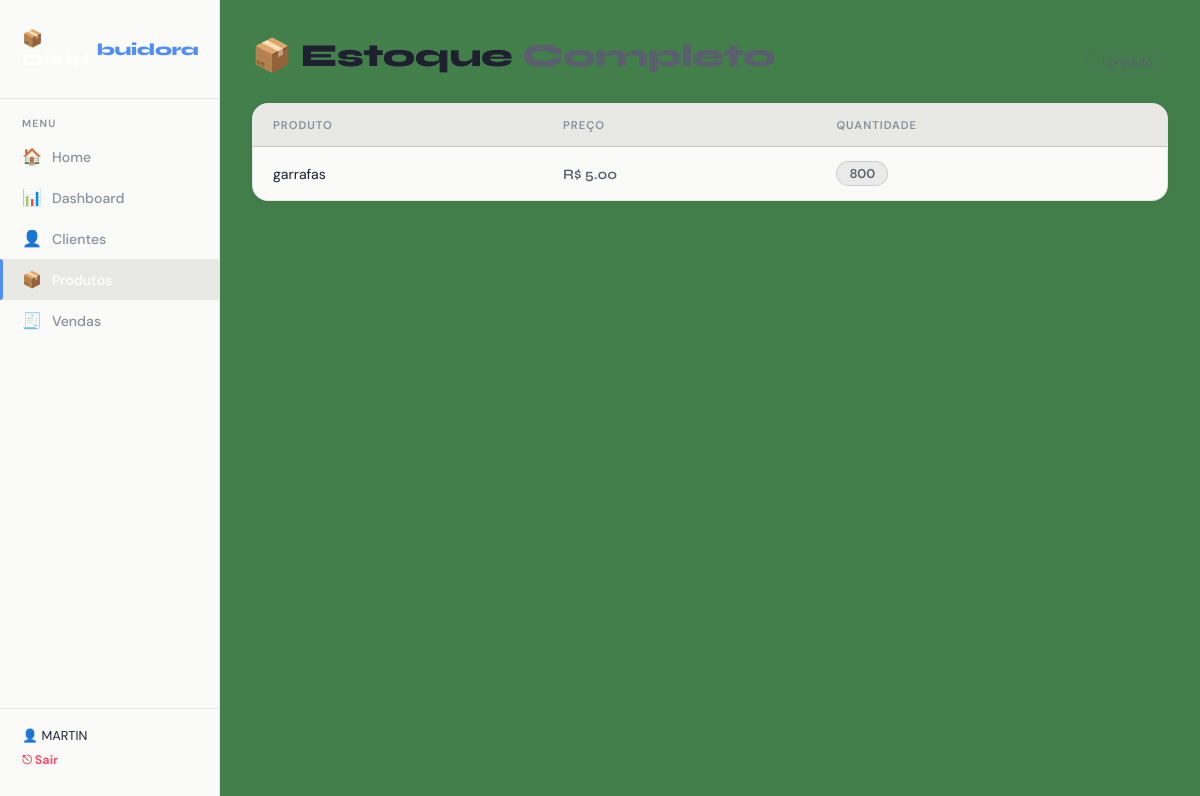
Screenshot of /estoque (signed in) with the database file from the repository.
### tables this page shows
CREATE TABLE usuarios (
        id INTEGER PRIMARY KEY AUTOINCREMENT,
        nome TEXT NOT NULL,
        email TEXT UNIQUE NOT NULL,
        senha TEXT NOT NULL,
        data TEXT
    );

CREATE TABLE produtos (
        id INTEGER PRIMARY KEY AUTOINCREMENT,
        nome TEXT,
        preco REAL,
        quantidade INTEGER
    );

### app.py (the view)
@app.route('/estoque')
@login_required
def estoque():
    conn = sqlite3.connect('banco.db')
    cursor = conn.cursor()
    cursor.execute("SELECT * FROM produtos")
    dados = cursor.fetchall()
    conn.close()
    return render_template('estoque.html', produtos=dados)

### app.py (called while the page is built)
@login_manager.user_loader
def load_user(user_id):
    conn = sqlite3.connect('banco.db')
    cursor = conn.cursor()
    cursor.execute("SELECT id, nome, email FROM usuarios WHERE id = ?", (user_id,))
    u = cursor.fetchone()
    conn.close()
    if u:
        return User(u[0], u[1], u[2])
    return None

### templates/estoque.html (shortened to what this page needs)
{% extends 'base.html' %}
{% block content %}
<div class="pg-wrap">
  <div class="pg-header">
    <h2 class="pg-title">📦 Estoque <span>Completo</span></h2>
    <span class="count-badge">{{ produtos|length }} produto{% if produtos|length != 1 %}s{% endif %}</span>
  </div>
  {% if produtos|length == 0 %}
    <div class="empty-state">
      <span class="empty-icon">📭</span>
      Nenhum produto no estoque.
    </div>
  {% else %}
    <div class="table-card">
      <table>
        <thead>
          <tr>
            <th>Produto</th>
            <th>Preço</th>
            <th>Quantidade</th>
          </tr>
        </thead>
        <tbody>
          {% for p in produtos %}
          <tr>
            <td>{{ p[1] }}</td>
            <td><span class="price">R$ {{ "%.2f"|format(p[2]) }}</span></td>
            <td>
              <span class="qty-badge {% if p[3] <= 5 %}low{% endif %}">
                {{ p[3] }}
              </span>
            </td>
          </tr>
          {% endfor %}
        </tbody>
      </table>
    </div>
  {% endif %}
</div>
{% endblock %}

### templates/base.html (shortened to what this page needs)
<!DOCTYPE html>
<html lang="pt-BR">
<head>
  <link rel="stylesheet" href="{{ url_for('static', filename='style.css') }}">
</head>
<body>
  <aside class="sidebar" id="sidebar">
    <div class="sidebar-logo">📦 Distri<span>buidora</span></div>
    <div class="sidebar-label">Menu</div>
    <a class="nav-link {% if request.path == '/' %}active{% endif %}" href="/">
      <span class="nav-icon">🏠</span> Home
    </a>
    <a class="nav-link {% if request.path == '/dashboard' %}active{% endif %}" href="/dashboard">
      <span class="nav-icon">📊</span> Dashboard
    </a>
    <a class="nav-link {% if '/clientes' in request.path %}active{% endif %}" href="/clientes">
      <span class="nav-icon">👤</span> Clientes
    </a>
    <a class="nav-link {% if '/produtos' in request.path or '/estoque' in request.path %}active{% endif %}" href="/produtos">
      <span class="nav-icon">📦</span> Produtos
    </a>
    <a class="nav-link {% if '/vendas' in request.path or '/historico' in request.path %}active{% endif %}" href="/vendas">
      <span class="nav-icon">🧾</span> Vendas
    </a>
    <div class="sidebar-footer">
      <div style="font-size:0.8rem; color: var(--text); margin-bottom: 8px;">👤 {{ current_user.nome }}</div>
      <a href="/logout" style="font-size:0.78rem; color: var(--red); text-decoration:none;">⎋ Sair</a>
    </div>
  </aside>
  <main class="main-content">
    {% block content %}{% endblock %}
  </main>
</body>
</html>

### static/style.css (style rules this page uses)
body { font-family: Arial, sans-serif; background-color: #f4f6f8; margin: 0; }
a { text-decoration: none; color: #2c3e50; font-weight: bold; }

### templates/base.html (style rules this page uses)
*, *::before, *::after { box-sizing: border-box; margin: 0; padding: 0; }
:root { --bg: #0f1117; --surface: #1a1d27; --surface2: #222636; --border: rgba(255,255,255,0.07); --blue: #4f8ef7; --green: #2ecc8f; --orange: #f7934f; --red: #f74f6e; --text: #e8eaf0; --muted: #7b8099; --sidebar-w: 220px; --red: #f74f6e; }
body { font-family: 'DM Sans', sans-serif; background: var(--bg); color: var(--text); min-height: 100vh; display: flex; }
.sidebar { width: var(--sidebar-w); min-height: 100vh; background: var(--surface); border-right: 1px solid var(--border); display: flex; flex-direction: column; padding: 28px 0 32px; position: fixed; top: 0; left: 0; z-index: 100; }
.sidebar-logo { font-family: 'Syne', sans-serif; font-size: 1.05rem; font-weight: 800; color: #fff; padding: 0 22px 28px; border-bottom: 1px solid var(--border); margin-bottom: 18px; letter-spacing: -0.3px; display: flex; align-items: center; gap: 8px; }
.sidebar-logo span { color: var(--blue); }
.sidebar-label { font-size: 0.65rem; font-weight: 600; text-transform: uppercase; letter-spacing: 1.2px; color: var(--muted); padding: 0 22px; margin-bottom: 6px; }
.nav-link { display: flex; align-items: center; gap: 10px; font-size: 0.88rem; font-weight: 500; color: var(--muted); text-decoration: none; padding: 10px 22px; border-radius: 0; transition: color 0.2s, background 0.2s; position: relative; }
.nav-link.active { color: #fff; background: var(--surface2); }
.nav-link.active::before { content: ''; position: absolute; left: 0; top: 0; bottom: 0; width: 3px; background: var(--blue); border-radius: 0 3px 3px 0; }
.nav-icon { font-size: 1rem; width: 20px; text-align: center; }
.sidebar-footer { margin-top: auto; padding: 18px 22px 0; border-top: 1px solid var(--border); font-size: 0.75rem; color: var(--muted); }
.main-content { margin-left: var(--sidebar-w); flex: 1; min-height: 100vh; }

### templates/estoque.html (style rules this page uses)
:root { --bg: #437f4b; --surface: #fafaf8; --surface2: #e8e8e4; --border: rgba(0,0,0,0.08); --accent: #5a5f6e; --accent-soft: rgba(90,95,110,0.10); --accent-border: rgba(90,95,110,0.22); --text: #1e2030; --muted: #8a8f9e; }
.pg-wrap { font-family: 'DM Sans', sans-serif; background: var(--bg); min-height: 100vh; padding: 36px 32px 60px; color: var(--text); box-sizing: border-box; }
.pg-header { display: flex; align-items: flex-end; justify-content: space-between; margin-bottom: 28px; }
.pg-title { font-family: 'Syne', sans-serif; font-size: 2rem; font-weight: 800; letter-spacing: -0.5px; margin: 0; color: var(--text); }
.pg-title span { color: var(--accent); }
.count-badge { font-size: 0.75rem; color: var(--accent); background: var(--accent-soft); border: 1px solid var(--accent-border); padding: 4px 14px; border-radius: 20px; }
.table-card { background: var(--surface); border: 1px solid var(--border); border-radius: 16px; overflow: hidden; animation: fadeUp 0.5s 0.1s ease both; box-shadow: 0 2px 16px rgba(0,0,0,0.05); }
.table-card table { width: 100%; border-collapse: collapse; }
.table-card thead tr { border-bottom: 1px solid var(--border); background: var(--surface2); }
.table-card th { font-size: 0.7rem; font-weight: 600; text-transform: uppercase; letter-spacing: 1px; color: var(--muted); padding: 14px 20px; text-align: left; white-space: nowrap; }
.table-card td { font-size: 0.88rem; color: var(--text); padding: 14px 20px; border-bottom: 1px solid var(--border); }
.table-card tbody tr:last-child td { border-bottom: none; }
.table-card tbody tr { transition: background 0.15s; }
.qty-badge { display: inline-block; font-size: 0.8rem; font-weight: 600; padding: 3px 12px; border-radius: 20px; background: var(--accent-soft); color: var(--accent); border: 1px solid var(--accent-border); }
.price { font-family: 'Syne', sans-serif; font-weight: 600; font-size: 0.9rem; color: var(--accent); }

### rows the page displays
usuarios: nome "MARTIN"
produtos: nome "garrafas", preco "5.00", quantidade "800"
